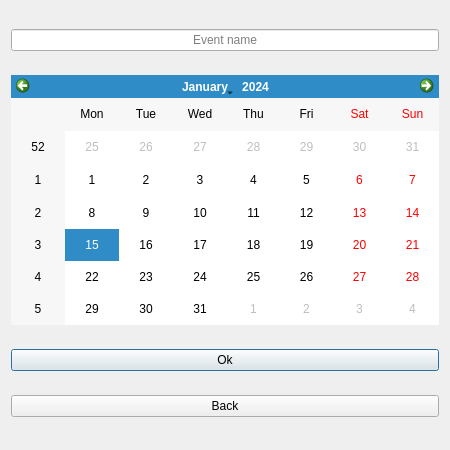
<?xml version="1.0" encoding="UTF-8"?>
<ui version="4.0">
 <class>addeventdialog</class>
 <widget class="QDialog" name="addeventdialog">
  <property name="geometry">
   <rect>
    <x>0</x>
    <y>0</y>
    <width>450</width>
    <height>450</height>
   </rect>
  </property>
  <property name="minimumSize">
   <size>
    <width>450</width>
    <height>450</height>
   </size>
  </property>
  <property name="maximumSize">
   <size>
    <width>450</width>
    <height>450</height>
   </size>
  </property>
  <property name="windowTitle">
   <string>Event registration</string>
  </property>
  <layout class="QVBoxLayout" name="verticalLayout">
   <item>
    <widget class="QLineEdit" name="addevent_name">
     <property name="alignment">
      <set>Qt::AlignCenter</set>
     </property>
     <property name="placeholderText">
      <string>Event name</string>
     </property>
    </widget>
   </item>
   <item>
    <widget class="QCalendarWidget" name="addevent_datetime">
     <property name="sizePolicy">
      <sizepolicy hsizetype="Expanding" vsizetype="Fixed">
       <horstretch>0</horstretch>
       <verstretch>0</verstretch>
      </sizepolicy>
     </property>
     <property name="maximumSize">
      <size>
       <width>16777215</width>
       <height>250</height>
      </size>
     </property>
     <property name="minimumDate">
      <date>
       <year>2001</year>
       <month>1</month>
       <day>1</day>
      </date>
     </property>
    </widget>
   </item>
   <item>
    <widget class="QPushButton" name="addevent_ok">
     <property name="text">
      <string>Ok</string>
     </property>
    </widget>
   </item>
   <item>
    <widget class="QPushButton" name="addevent_back">
     <property name="text">
      <string>Back</string>
     </property>
    </widget>
   </item>
  </layout>
 </widget>
 <resources/>
 <connections/>
</ui>
